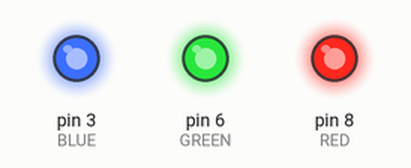
Bench run of a sketch on a simulated Arduino Uno, built with avr-gcc and run on an emulated ATmega328P. Parts: output pins drawn as LEDs (lit = HIGH).

Above: at 0.2 s.
At 1.7 s:
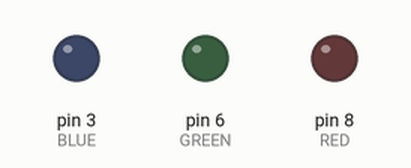
Timing chart, 0 to 3.0 s (numbered marks = the images above):
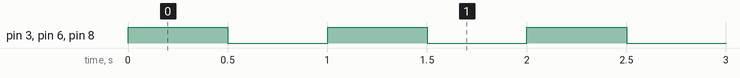

Measured:
- by itself, pin 3 (BLUE), pin 6 (GREEN), pin 8 (RED): alternates HIGH for 0.50 s and LOW for 0.50 s

The sketch:

03_TaskInstance.ino
```cpp
#include <Arduino_FreeRTOS.h>
#define RED   8
#define GREEN 6
#define BLUE  3

typedef int TaskProfiler; // profiler are useful to check whether the thread/task is dead or alive!

TaskProfiler RedLEDProfiler;
TaskProfiler GreenLEDProfiler;
TaskProfiler BlueLEDProfiler;


void setup() {
  // put your setup code here, to run once:
  uint16_t *redptr   = (uint16_t *)RED;
  uint16_t *greenptr = (uint16_t *)GREEN;
  uint16_t *blueptr  = (uint16_t *)BLUE;

  xTaskCreate(LEDController, "LED controller", 100, (void *)redptr, 3, NULL);
  xTaskCreate(LEDController, "LED controller", 100, (void *)greenptr, 3, NULL);
  xTaskCreate(LEDController, "LED controller", 100, (void *)blueptr, 3, NULL);
}


void LEDController(void *pvparameter){

  pinMode(RED, OUTPUT);
  pinMode(GREEN, OUTPUT);
  pinMode(BLUE, OUTPUT);


  while(1){
    digitalWrite(pvparameter, digitalRead(pvparameter)^1);
    delay(500);
  }

}

void loop() {
  // put your main code here, to run repeatedly:

}
```
